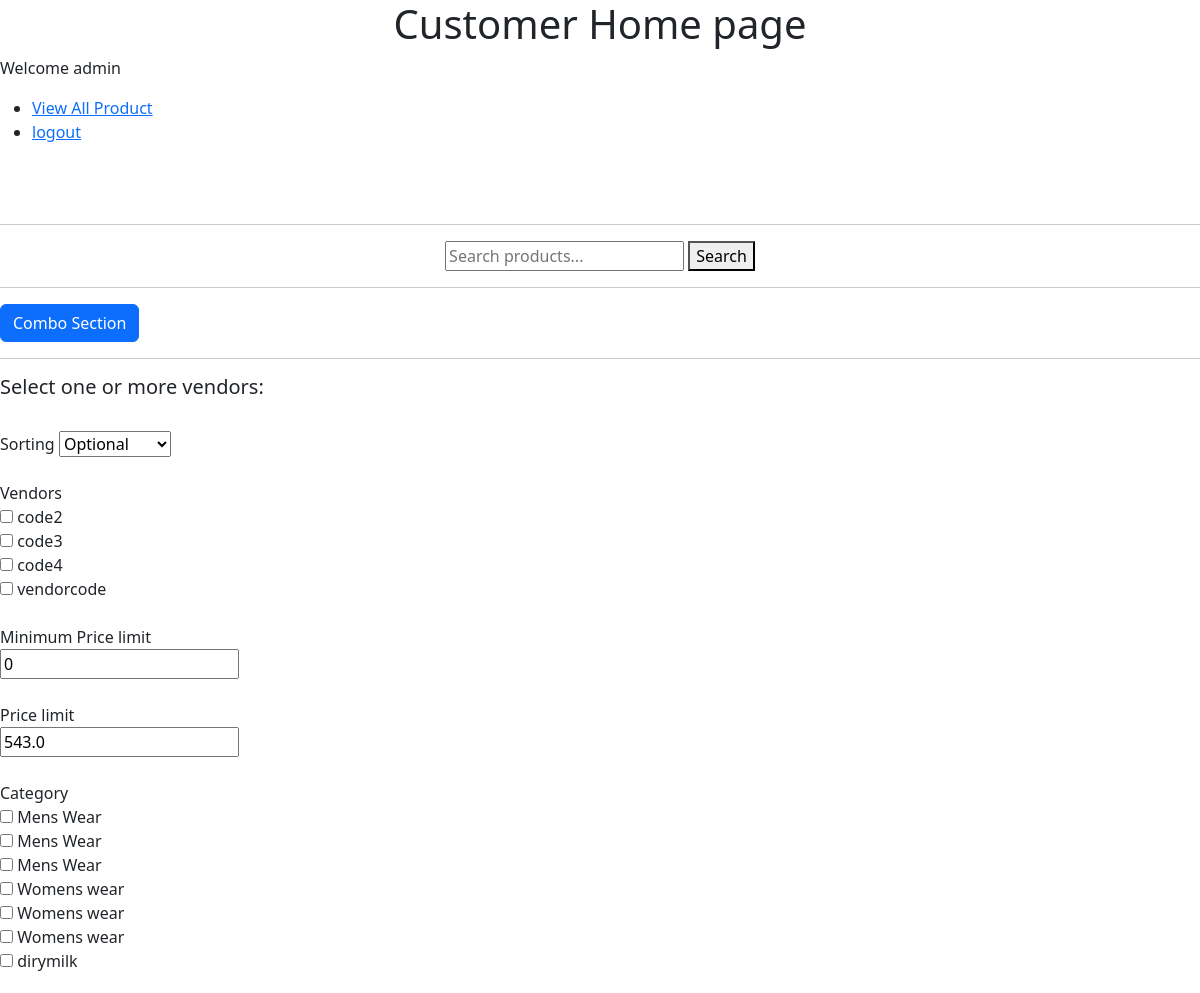
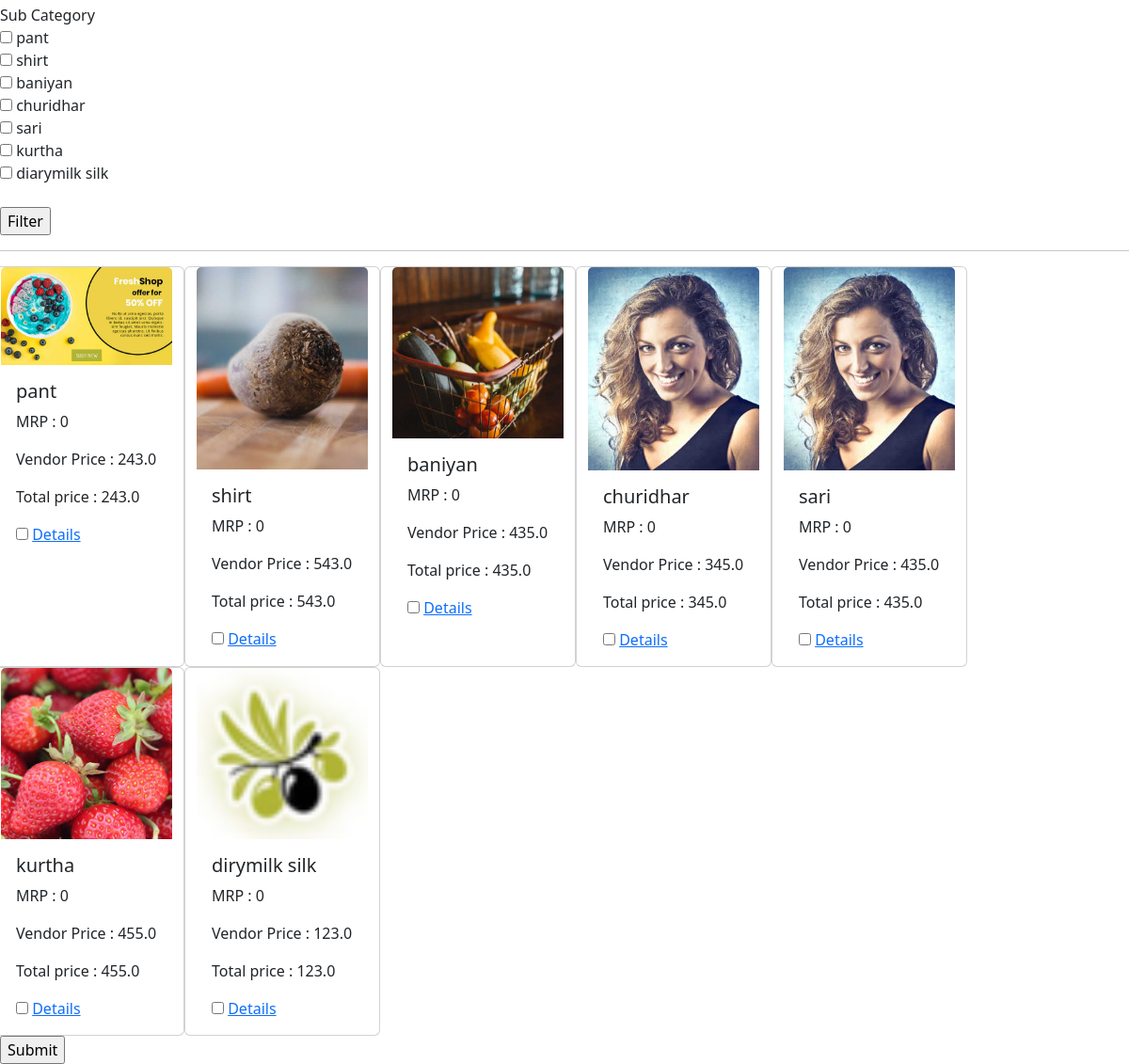
The app's page /home (signed in) with its own data (2 pictures, top to bottom).
### gridfokuzapp/models.py (models this page shows, shortened)
class AddVendors(models.Model):
    vendorname = models.CharField(max_length=30)
    ventorcode = models.CharField(max_length=30, null=True)

class AddProducts(models.Model):
    SKU = models.CharField(max_length=10, null=True)
    Vendor = models.ForeignKey(AddVendors ,on_delete=models.SET_NULL, null=True)
    Category = models.CharField(max_length=50, null=True)
    Sub_category = models.CharField(max_length=50, null=True)
    Product_Name = models.CharField(max_length=50, null=True)
    MRP = models.IntegerField(null=True)
    Vendor_Price = models.FloatField(null=True)
    Total_GF_price = models.FloatField(null=True)
    final_price = models.FloatField(null=True)
    product_image = models.ImageField(upload_to="product_images", null=True)
    discription = models.CharField(max_length=250, null=True)
    temp_discription = models.CharField(max_length=250, null=True)
    branding_category = models.CharField(max_length=50, null=True)
    profit_percentage = models.FloatField(default=0,null=True)
    branding_cost = models.FloatField(default=0, null=True)
    transportation_cost = models.FloatField(default=0, null=True)
    tax = models.FloatField(null=True)
    profit_type = models.CharField(max_length=30, null=True)
    usrinput = models.CharField(max_length=250, null=True)

### gridfokuzapp/decorators.py (the view)
    def wrapper_func(request,*args,**kwargs):
        group = None
        if request.user.groups.all().exists():
            group = request.user.groups.all()[0].name
        if group == "Admin":
            return redirect("GridHome")
        if group == "SemiAdmin":
            return redirect("SemiAdminHome")
        if group == "Employee":
            return redirect("EmployeeHome")
        else:
            return view_func(request,*args,**kwargs)

### gridfokuzapp/views.py (called while the page is built)
@Admin_only
def home(request):
    if not request.user.is_authenticated:
        return redirect('Usrlogin')
    name = request.user
    product = AddProducts.objects.all().order_by('Category')
    category = Category.objects.all().order_by("category_name")
    sub_category = SubCategory.objects.all().order_by("subcategory_name")
    vendors = AddVendors.objects.all().order_by('vendorname')
    price = [p.Total_GF_price for p in product]
    limit = max(price)
    return render(request, "Customer/home.html", {"name":name,
                                         "product":product,
                                         "category":category,
                                         "sub_category":sub_category,
                                         "vendors":vendors,
                                         "limit":limit})

### templates/Customer/home.html (shortened to what this page needs)
<!DOCTYPE html>
<html lang="en">
<head>
    <link href="https://cdn.jsdelivr.net/npm/bootstrap@5.2.3/dist/css/bootstrap.min.css" rel="stylesheet">
</head>
<body>
    <h1 style="text-align:center">Customer Home page</h1>
    <p>Welcome {{name}}</p>
    <ul>
            <li><a href="CustomerViewAllProducts">View All Product</a></li>
            <li><a href="logout">logout</a></li>
    </ul><br><br>
    <hr>
    <div class="searchform">
        <form action="{% url 'Customer_product_list' %}" method="GET">
            <input type="text" name="search" placeholder="Search products...">
            <button type="submit">Search</button>
        </form>
    </div>
    <hr>
    <div class="combo">
        <a class="btn btn-primary" href="Customer_Combo">Combo Section</a>
    </div>
    <hr>
    <h5>Select one or more vendors:</h5>
    <form action="Customer_sort_products" method="post">
        <br><label>Sorting</label>
        <select name="sorting">
            <option value="null">Optional</option>
        </select><br><br>
        <label>Vendors</label><br>
        {% for vendor in vendors %}
        <input type="checkbox" name="vendor" value="{{ vendor.vendorname }}"> {{ vendor.ventorcode }}<br>
        {% endfor %}<br>
        <label>Minimum Price limit</label><br>
        <input type="number" name="min_limit" placeholder="Enter your Minimum limit" value="0" step="0.001" required><br><br>
        <label>Price limit</label><br>
        <input type="number" name="limit" placeholder="Enter your limit" value="{{limit}}" step="0.0001" required><br><br>
        <label>Category</label><br>
        {% for i in product %}
        <input type="checkbox" name="category" value="{{ i.Category }}"> {{ i.Category }}<br>
        {% endfor %}<br>
        <label>Sub Category</label><br>
        {% for i in product %}
        <input type="checkbox" name="sub_category" value="{{ i.Sub_category }}"> {{ i.Sub_category }}<br>
        {% endfor %}<br>
        <input type="submit" value="Filter">
    </form>
    <hr>
    <form action="Customer_HomeSortedManualCombo" method="post">
        <div class="col-12">
            <div class="row">
                {% for i in product %}
                    <div class="card" style="width: 13rem;">
                            <img src="{{i.product_image.url}}" class="card-img-top" alt="...">
                            <div class="card-body">
                                <h5 class="card-title">{{i.Product_Name}}</h5>
                                <p>MRP : {{i.MRP}}</p>
                                <p>Vendor Price : {{i.Vendor_Price}}</p>
                                <p>Total price : {{i.Total_GF_price}}</p>
                                <input type="checkbox" name="manualcombolist" value="{{i.id}}">
                                <a href="{% url 'Customer_product_detail' i.id %}">Details</a>
                        </div>
                    </div>
                {% endfor %}
            </div>
        </div>
        <input class="combobtn" type="submit">
    </form>
</body>
</html>

### templates/Customer/home.html (style rules this page uses)
.searchform { display:flex; flex-direction:column; align-items:center; }
.combo { display:block; margin:auto; }

### records on screen
AddVendors: ventorcode "code2"
AddVendors: ventorcode "code3"
AddVendors: ventorcode "code4"
AddVendors: ventorcode "vendorcode"
AddProducts: limit "543.0", Category "Mens Wear", Sub_category "shirt", product_image (picture), Product_Name "shirt", MRP "0", Vendor_Price "543.0", Total_GF_price "543.0"
AddProducts: Category "Mens Wear", Sub_category "pant", product_image (picture), Product_Name "pant", MRP "0", Vendor_Price "243.0", Total_GF_price "243.0"
AddProducts: Category "Mens Wear", Sub_category "baniyan", product_image (picture), Product_Name "baniyan", MRP "0", Vendor_Price "435.0", Total_GF_price "435.0"
AddProducts: Category "Womens wear", Sub_category "churidhar", product_image (picture), Product_Name "churidhar", MRP "0", Vendor_Price "345.0", Total_GF_price "345.0"
AddProducts: Category "Womens wear", Sub_category "sari", product_image (picture), Product_Name "sari", MRP "0", Vendor_Price "435.0", Total_GF_price "435.0"
AddProducts: Category "Womens wear", Sub_category "kurtha", product_image (picture), Product_Name "kurtha", MRP "0", Vendor_Price "455.0", Total_GF_price "455.0"
AddProducts: Category "dirymilk", Sub_category "diarymilk silk", product_image (picture), Product_Name "dirymilk silk", MRP "0", Vendor_Price "123.0", Total_GF_price "123.0"

### other values on screen
{{ name }} "admin"
